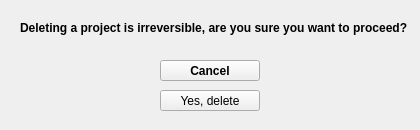
<?xml version="1.0" encoding="UTF-8"?>
<ui version="4.0">
 <class>projectDeletionConfirmation</class>
 <widget class="QWidget" name="projectDeletionConfirmation">
  <property name="geometry">
   <rect>
    <x>0</x>
    <y>0</y>
    <width>420</width>
    <height>130</height>
   </rect>
  </property>
  <property name="windowTitle">
   <string>Form</string>
  </property>
  <widget class="QPushButton" name="yesDelete">
   <property name="geometry">
    <rect>
     <x>160</x>
     <y>90</y>
     <width>100</width>
     <height>21</height>
    </rect>
   </property>
   <property name="text">
    <string>Yes, delete</string>
   </property>
  </widget>
  <widget class="QPushButton" name="noCancel">
   <property name="geometry">
    <rect>
     <x>160</x>
     <y>60</y>
     <width>100</width>
     <height>21</height>
    </rect>
   </property>
   <property name="font">
    <font>
     <pointsize>9</pointsize>
     <weight>75</weight>
     <bold>true</bold>
    </font>
   </property>
   <property name="text">
    <string>Cancel</string>
   </property>
  </widget>
  <widget class="QLabel" name="label">
   <property name="geometry">
    <rect>
     <x>20</x>
     <y>20</y>
     <width>421</width>
     <height>16</height>
    </rect>
   </property>
   <property name="font">
    <font>
     <weight>75</weight>
     <bold>true</bold>
    </font>
   </property>
   <property name="text">
    <string>Deleting a project is irreversible, are you sure you want to proceed?</string>
   </property>
  </widget>
 </widget>
 <resources/>
 <connections/>
</ui>
